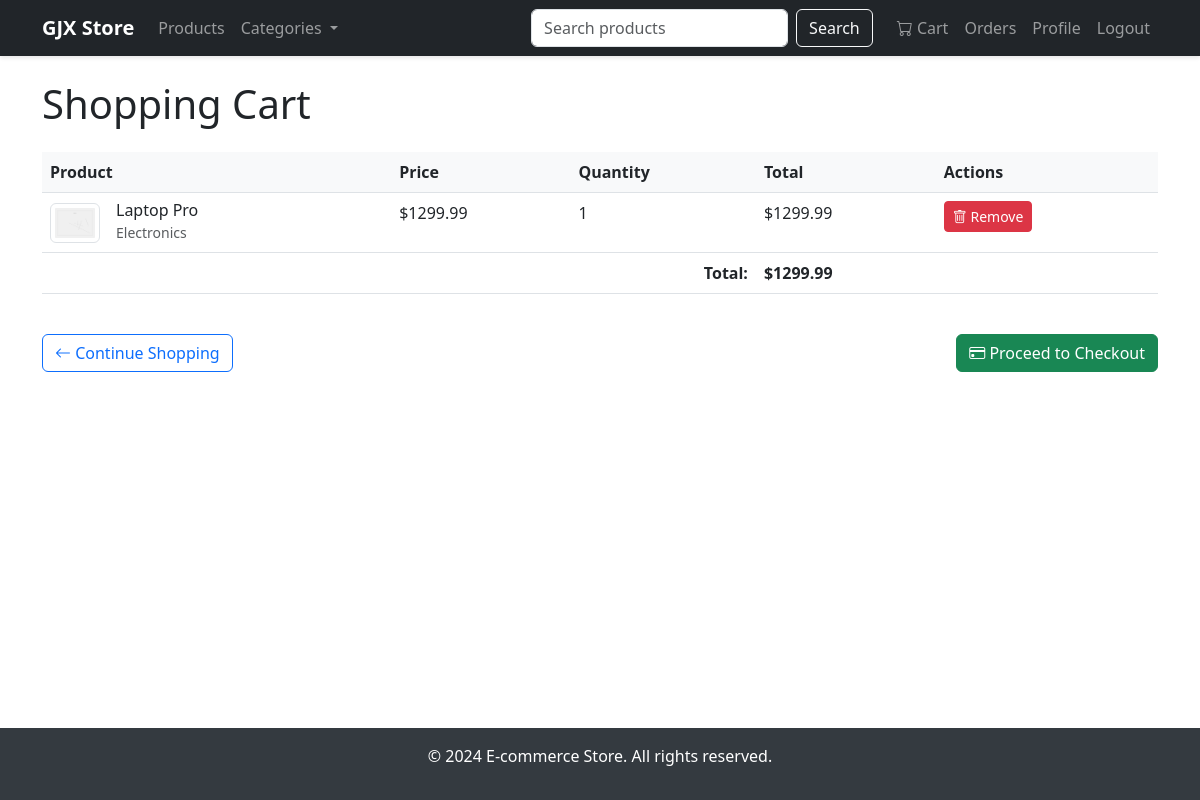
/cart/ (signed in), run on the app's committed database.
### store/models.py (models this page shows, shortened)
class CartItem(models.Model):
    cart = models.ForeignKey(
        Cart, on_delete=models.CASCADE, related_name='items')
    product = models.ForeignKey(Product, on_delete=models.CASCADE)
    quantity = models.PositiveIntegerField(default=1)
    def get_cost(self):
        return self.product.price * self.quantity

class Product(models.Model):
    category = models.ForeignKey(
        Category, on_delete=models.CASCADE, related_name='products')
    name = models.CharField(max_length=200)
    slug = models.SlugField(unique=True)
    description = models.TextField()
    price = models.DecimalField(max_digits=10, decimal_places=2)
    image = models.ImageField(upload_to='products/')
    stock = models.IntegerField()
    available = models.BooleanField(default=True)
    created = models.DateTimeField(auto_now_add=True)
    updated = models.DateTimeField(auto_now=True)

class Category(models.Model):
    name = models.CharField(max_length=100)  # Category name
    slug = models.SlugField(unique=True)     # URL-friendly version of name
    class Meta:
        verbose_name_plural = 'categories'   # Proper plural form in admin

class Cart(models.Model):
    user = models.ForeignKey(CustomUser, on_delete=models.CASCADE)
    created_at = models.DateTimeField(auto_now_add=True)
    def get_total_price(self):
        return sum(item.get_cost() for item in self.items.all())

### store/views.py (the view)
# urls.py: path('cart/', views.cart_detail, name='cart_detail'),
@login_required
def cart_detail(request):
    cart, created = Cart.objects.get_or_create(user=request.user)
    return render(request, 'store/cart_detail.html', {'cart': cart})

### store/context_processors.py (called while the page is built)
def categories(request):
    return {
        'categories': Category.objects.all()
    }

### templates/store/cart_detail.html (shortened to what this page needs)
{% extends 'base.html' %}  {% block content %}
<h1 class="mb-4">Shopping Cart</h1>
{% if cart.items.all %}
<div class="table-responsive">
  <table class="table">
    <thead>
      <tr>
        <th>Product</th>
        <th>Price</th>
        <th>Quantity</th>
        <th>Total</th>
        <th>Actions</th>
      </tr>
    </thead>
    <tbody>
      {% for item in cart.items.all %}
      <tr>
        <td>
          <div class="d-flex align-items-center">
            {% if item.product.image %}
            <img
              src="{{ item.product.image.url }}"
              alt="{{ item.product.name }}"
              class="img-thumbnail me-3"
              style="width: 50px"
            />
            {% endif %}
            <div>
              <h6 class="mb-0">{{ item.product.name }}</h6>
              <small class="text-muted">{{ item.product.category.name }}</small>
            </div>
          </div>
        </td>
        <td>${{ item.product.price }}</td>
        <td>{{ item.quantity }}</td>
        <td>${{ item.get_cost }}</td>
        <td>
          <a
            href="{% url 'store:remove_from_cart' item.id %}"
            class="btn btn-danger btn-sm"
          >
            <i class="bi bi-trash"></i> Remove
          </a>
        </td>
      </tr>
      {% endfor %}
    </tbody>
    <tfoot>
      <tr>
        <td colspan="3" class="text-end"><strong>Total:</strong></td>
        <td><strong>${{ cart.get_total_price }}</strong></td>
        <td></td>
      </tr>
    </tfoot>
  </table>
</div>
<div class="d-flex justify-content-between mt-4">
  <a href="{% url 'store:product_list' %}" class="btn btn-outline-primary">
    <i class="bi bi-arrow-left"></i> Continue Shopping
  </a>
  <a href="{% url 'store:checkout' %}" class="btn btn-success">
    <i class="bi bi-credit-card"></i> Proceed to Checkout
  </a>
</div>
{% endif %} {% endblock %}

### static/css/style.css (style rules this page uses)
html, body { height: 100%; margin: 0; }
body { min-height: 100vh; display: flex; flex-direction: column; }
.table th { background-color: #f8f9fa; }

### data on the page
CartItem: product.image (picture), product.name "Laptop Pro", product.category.name "Electronics", product.price "1299.99", quantity "1", get_cost "1299.99"
Cart: get_total_price "1299.99"
